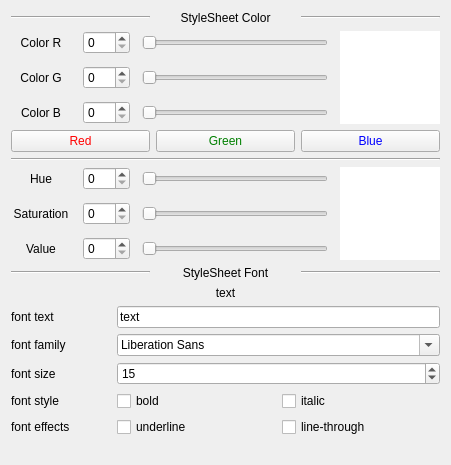
<?xml version="1.0" encoding="UTF-8"?>
<ui version="4.0">
 <class>Form</class>
 <widget class="QWidget" name="Form">
  <property name="geometry">
   <rect>
    <x>0</x>
    <y>0</y>
    <width>451</width>
    <height>465</height>
   </rect>
  </property>
  <property name="windowTitle">
   <string>StyleSheetExample</string>
  </property>
  <layout class="QVBoxLayout" name="verticalLayout">
   <item>
    <layout class="QHBoxLayout" name="horizontalLayout_4">
     <item>
      <widget class="Line" name="line_2">
       <property name="orientation">
        <enum>Qt::Horizontal</enum>
       </property>
      </widget>
     </item>
     <item>
      <widget class="QLabel" name="label">
       <property name="text">
        <string>StyleSheet Color</string>
       </property>
       <property name="alignment">
        <set>Qt::AlignCenter</set>
       </property>
      </widget>
     </item>
     <item>
      <widget class="Line" name="line_3">
       <property name="orientation">
        <enum>Qt::Horizontal</enum>
       </property>
      </widget>
     </item>
    </layout>
   </item>
   <item>
    <layout class="QGridLayout" name="gridLayout">
     <property name="spacing">
      <number>12</number>
     </property>
     <item row="2" column="0">
      <layout class="QHBoxLayout" name="horizontalLayout">
       <item>
        <widget class="QLabel" name="label_2">
         <property name="minimumSize">
          <size>
           <width>60</width>
           <height>0</height>
          </size>
         </property>
         <property name="text">
          <string>Color G</string>
         </property>
         <property name="alignment">
          <set>Qt::AlignCenter</set>
         </property>
        </widget>
       </item>
       <item>
        <widget class="QSpinBox" name="G_SP">
         <property name="minimum">
          <number>0</number>
         </property>
         <property name="maximum">
          <number>255</number>
         </property>
         <property name="value">
          <number>0</number>
         </property>
        </widget>
       </item>
       <item>
        <widget class="QSlider" name="G_Slider">
         <property name="maximum">
          <number>255</number>
         </property>
         <property name="orientation">
          <enum>Qt::Horizontal</enum>
         </property>
        </widget>
       </item>
      </layout>
     </item>
     <item row="1" column="0">
      <layout class="QHBoxLayout" name="horizontalLayout_2">
       <item>
        <widget class="QLabel" name="label_3">
         <property name="minimumSize">
          <size>
           <width>60</width>
           <height>0</height>
          </size>
         </property>
         <property name="text">
          <string>Color R</string>
         </property>
         <property name="alignment">
          <set>Qt::AlignCenter</set>
         </property>
        </widget>
       </item>
       <item>
        <widget class="QSpinBox" name="R_SP">
         <property name="minimum">
          <number>0</number>
         </property>
         <property name="maximum">
          <number>255</number>
         </property>
         <property name="value">
          <number>0</number>
         </property>
        </widget>
       </item>
       <item>
        <widget class="QSlider" name="R_Slider">
         <property name="maximum">
          <number>255</number>
         </property>
         <property name="orientation">
          <enum>Qt::Horizontal</enum>
         </property>
        </widget>
       </item>
      </layout>
     </item>
     <item row="3" column="0">
      <layout class="QHBoxLayout" name="horizontalLayout_3">
       <item>
        <widget class="QLabel" name="label_4">
         <property name="minimumSize">
          <size>
           <width>60</width>
           <height>0</height>
          </size>
         </property>
         <property name="text">
          <string>Color B</string>
         </property>
         <property name="alignment">
          <set>Qt::AlignCenter</set>
         </property>
        </widget>
       </item>
       <item>
        <widget class="QSpinBox" name="B_SP">
         <property name="minimum">
          <number>0</number>
         </property>
         <property name="maximum">
          <number>255</number>
         </property>
         <property name="value">
          <number>0</number>
         </property>
        </widget>
       </item>
       <item>
        <widget class="QSlider" name="B_Slider">
         <property name="maximum">
          <number>255</number>
         </property>
         <property name="orientation">
          <enum>Qt::Horizontal</enum>
         </property>
        </widget>
       </item>
      </layout>
     </item>
     <item row="1" column="1" rowspan="3">
      <widget class="QLabel" name="RGB_Label">
       <property name="minimumSize">
        <size>
         <width>100</width>
         <height>0</height>
        </size>
       </property>
       <property name="styleSheet">
        <string notr="true">background-color: hsl(85, 255, 255);</string>
       </property>
       <property name="text">
        <string/>
       </property>
      </widget>
     </item>
    </layout>
   </item>
   <item>
    <layout class="QHBoxLayout" name="horizontalLayout_14">
     <item>
      <widget class="QPushButton" name="Red_BTN">
       <property name="styleSheet">
        <string notr="true">color:red</string>
       </property>
       <property name="text">
        <string>Red</string>
       </property>
      </widget>
     </item>
     <item>
      <widget class="QPushButton" name="Green_BTN">
       <property name="styleSheet">
        <string notr="true">color:green</string>
       </property>
       <property name="text">
        <string>Green</string>
       </property>
      </widget>
     </item>
     <item>
      <widget class="QPushButton" name="Blue_BTN">
       <property name="styleSheet">
        <string notr="true">color:blue</string>
       </property>
       <property name="text">
        <string>Blue</string>
       </property>
      </widget>
     </item>
    </layout>
   </item>
   <item>
    <widget class="Line" name="line">
     <property name="orientation">
      <enum>Qt::Horizontal</enum>
     </property>
    </widget>
   </item>
   <item>
    <layout class="QGridLayout" name="gridLayout_2">
     <property name="spacing">
      <number>12</number>
     </property>
     <item row="2" column="0">
      <layout class="QHBoxLayout" name="horizontalLayout_5">
       <item>
        <widget class="QLabel" name="label_11">
         <property name="minimumSize">
          <size>
           <width>60</width>
           <height>0</height>
          </size>
         </property>
         <property name="text">
          <string>Saturation</string>
         </property>
         <property name="alignment">
          <set>Qt::AlignCenter</set>
         </property>
        </widget>
       </item>
       <item>
        <widget class="QSpinBox" name="S_SP">
         <property name="minimum">
          <number>0</number>
         </property>
         <property name="maximum">
          <number>255</number>
         </property>
         <property name="value">
          <number>0</number>
         </property>
        </widget>
       </item>
       <item>
        <widget class="QSlider" name="S_Slider">
         <property name="maximum">
          <number>255</number>
         </property>
         <property name="orientation">
          <enum>Qt::Horizontal</enum>
         </property>
        </widget>
       </item>
      </layout>
     </item>
     <item row="1" column="0">
      <layout class="QHBoxLayout" name="horizontalLayout_6">
       <item>
        <widget class="QLabel" name="label_7">
         <property name="minimumSize">
          <size>
           <width>60</width>
           <height>0</height>
          </size>
         </property>
         <property name="text">
          <string>Hue</string>
         </property>
         <property name="alignment">
          <set>Qt::AlignCenter</set>
         </property>
        </widget>
       </item>
       <item>
        <widget class="QSpinBox" name="H_SP">
         <property name="minimum">
          <number>0</number>
         </property>
         <property name="maximum">
          <number>255</number>
         </property>
         <property name="value">
          <number>0</number>
         </property>
        </widget>
       </item>
       <item>
        <widget class="QSlider" name="H_Slider">
         <property name="maximum">
          <number>255</number>
         </property>
         <property name="orientation">
          <enum>Qt::Horizontal</enum>
         </property>
        </widget>
       </item>
      </layout>
     </item>
     <item row="3" column="0">
      <layout class="QHBoxLayout" name="horizontalLayout_7">
       <item>
        <widget class="QLabel" name="label_8">
         <property name="minimumSize">
          <size>
           <width>60</width>
           <height>0</height>
          </size>
         </property>
         <property name="text">
          <string>Value</string>
         </property>
         <property name="alignment">
          <set>Qt::AlignCenter</set>
         </property>
        </widget>
       </item>
       <item>
        <widget class="QSpinBox" name="V_SP">
         <property name="minimum">
          <number>0</number>
         </property>
         <property name="maximum">
          <number>255</number>
         </property>
         <property name="value">
          <number>0</number>
         </property>
        </widget>
       </item>
       <item>
        <widget class="QSlider" name="V_Slider">
         <property name="maximum">
          <number>255</number>
         </property>
         <property name="orientation">
          <enum>Qt::Horizontal</enum>
         </property>
        </widget>
       </item>
      </layout>
     </item>
     <item row="1" column="1" rowspan="3">
      <widget class="QLabel" name="HSV_Label">
       <property name="minimumSize">
        <size>
         <width>100</width>
         <height>0</height>
        </size>
       </property>
       <property name="styleSheet">
        <string notr="true">background-color: hsl(85, 233.5, 255);</string>
       </property>
       <property name="text">
        <string/>
       </property>
      </widget>
     </item>
    </layout>
   </item>
   <item>
    <layout class="QHBoxLayout" name="horizontalLayout_8">
     <item>
      <widget class="Line" name="line_4">
       <property name="orientation">
        <enum>Qt::Horizontal</enum>
       </property>
      </widget>
     </item>
     <item>
      <widget class="QLabel" name="label_5">
       <property name="text">
        <string>StyleSheet Font</string>
       </property>
       <property name="alignment">
        <set>Qt::AlignCenter</set>
       </property>
      </widget>
     </item>
     <item>
      <widget class="Line" name="line_5">
       <property name="orientation">
        <enum>Qt::Horizontal</enum>
       </property>
      </widget>
     </item>
    </layout>
   </item>
   <item>
    <layout class="QVBoxLayout" name="verticalLayout_2">
     <item>
      <widget class="QLabel" name="Font_Label">
       <property name="styleSheet">
        <string notr="true"/>
       </property>
       <property name="text">
        <string>text</string>
       </property>
       <property name="alignment">
        <set>Qt::AlignCenter</set>
       </property>
      </widget>
     </item>
     <item>
      <layout class="QHBoxLayout" name="horizontalLayout_13">
       <item>
        <widget class="QLabel" name="label_13">
         <property name="sizePolicy">
          <sizepolicy hsizetype="Fixed" vsizetype="Preferred">
           <horstretch>0</horstretch>
           <verstretch>0</verstretch>
          </sizepolicy>
         </property>
         <property name="minimumSize">
          <size>
           <width>100</width>
           <height>0</height>
          </size>
         </property>
         <property name="text">
          <string>font text</string>
         </property>
        </widget>
       </item>
       <item>
        <widget class="QLineEdit" name="Fone_LE">
         <property name="text">
          <string>text</string>
         </property>
        </widget>
       </item>
      </layout>
     </item>
     <item>
      <layout class="QHBoxLayout" name="horizontalLayout_12">
       <item>
        <widget class="QLabel" name="label_12">
         <property name="sizePolicy">
          <sizepolicy hsizetype="Fixed" vsizetype="Preferred">
           <horstretch>0</horstretch>
           <verstretch>0</verstretch>
          </sizepolicy>
         </property>
         <property name="minimumSize">
          <size>
           <width>100</width>
           <height>0</height>
          </size>
         </property>
         <property name="text">
          <string>font family</string>
         </property>
        </widget>
       </item>
       <item>
        <widget class="QFontComboBox" name="Font_Combo"/>
       </item>
      </layout>
     </item>
     <item>
      <layout class="QHBoxLayout" name="horizontalLayout_10">
       <item>
        <widget class="QLabel" name="label_9">
         <property name="sizePolicy">
          <sizepolicy hsizetype="Fixed" vsizetype="Preferred">
           <horstretch>0</horstretch>
           <verstretch>0</verstretch>
          </sizepolicy>
         </property>
         <property name="minimumSize">
          <size>
           <width>100</width>
           <height>0</height>
          </size>
         </property>
         <property name="text">
          <string>font size</string>
         </property>
        </widget>
       </item>
       <item>
        <widget class="QSpinBox" name="Font_Size_SP">
         <property name="maximum">
          <number>999</number>
         </property>
         <property name="value">
          <number>15</number>
         </property>
        </widget>
       </item>
      </layout>
     </item>
     <item>
      <layout class="QHBoxLayout" name="horizontalLayout_9">
       <item>
        <widget class="QLabel" name="label_6">
         <property name="sizePolicy">
          <sizepolicy hsizetype="Fixed" vsizetype="Preferred">
           <horstretch>0</horstretch>
           <verstretch>0</verstretch>
          </sizepolicy>
         </property>
         <property name="minimumSize">
          <size>
           <width>100</width>
           <height>0</height>
          </size>
         </property>
         <property name="text">
          <string>font style</string>
         </property>
        </widget>
       </item>
       <item>
        <widget class="QCheckBox" name="Font_Bold_CB">
         <property name="text">
          <string>bold</string>
         </property>
        </widget>
       </item>
       <item>
        <widget class="QCheckBox" name="Font_Italic_CB">
         <property name="text">
          <string>italic</string>
         </property>
        </widget>
       </item>
      </layout>
     </item>
     <item>
      <layout class="QHBoxLayout" name="horizontalLayout_11">
       <item>
        <widget class="QLabel" name="label_10">
         <property name="sizePolicy">
          <sizepolicy hsizetype="Fixed" vsizetype="Preferred">
           <horstretch>0</horstretch>
           <verstretch>0</verstretch>
          </sizepolicy>
         </property>
         <property name="minimumSize">
          <size>
           <width>100</width>
           <height>0</height>
          </size>
         </property>
         <property name="text">
          <string>font effects</string>
         </property>
        </widget>
       </item>
       <item>
        <widget class="QCheckBox" name="Font_Underline_CB">
         <property name="styleSheet">
          <string notr="true"/>
         </property>
         <property name="text">
          <string>underline</string>
         </property>
        </widget>
       </item>
       <item>
        <widget class="QCheckBox" name="Font_LineThrough_CB">
         <property name="styleSheet">
          <string notr="true">text-decoration: none;</string>
         </property>
         <property name="text">
          <string>line-through</string>
         </property>
        </widget>
       </item>
      </layout>
     </item>
    </layout>
   </item>
   <item>
    <spacer name="verticalSpacer">
     <property name="orientation">
      <enum>Qt::Vertical</enum>
     </property>
     <property name="sizeHint" stdset="0">
      <size>
       <width>20</width>
       <height>40</height>
      </size>
     </property>
    </spacer>
   </item>
  </layout>
 </widget>
 <resources/>
 <connections/>
</ui>
